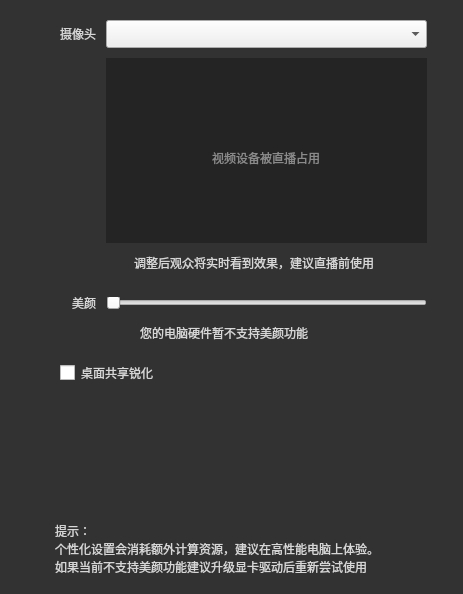
            <widget class="QWidget" name="page">
             <layout class="QHBoxLayout" name="horizontalLayout_30">
              <property name="spacing">
               <number>0</number>
              </property>
              <property name="leftMargin">
               <number>0</number>
              </property>
              <property name="topMargin">
               <number>0</number>
              </property>
              <property name="rightMargin">
               <number>0</number>
              </property>
              <property name="bottomMargin">
               <number>0</number>
              </property>
              <item>
               <widget class="QWidget" name="widget_19" native="true">
                <property name="styleSheet">
                 <string notr="true">QWidget#widget_19{background-color: rgb(50, 50, 50);}
</string>
                </property>
                <layout class="QVBoxLayout" name="verticalLayout_20">
                 <property name="spacing">
                  <number>10</number>
                 </property>
                 <property name="leftMargin">
                  <number>20</number>
                 </property>
                 <property name="topMargin">
                  <number>20</number>
                 </property>
                 <property name="rightMargin">
                  <number>36</number>
                 </property>
                 <property name="bottomMargin">
                  <number>9</number>
                 </property>
                 <item>
                  <widget class="QWidget" name="widget_20" native="true">
                   <layout class="QHBoxLayout" name="horizontalLayout_42">
                    <property name="spacing">
                     <number>10</number>
                    </property>
                    <property name="leftMargin">
                     <number>0</number>
                    </property>
                    <property name="topMargin">
                     <number>0</number>
                    </property>
                    <property name="rightMargin">
                     <number>0</number>
                    </property>
                    <property name="bottomMargin">
                     <number>0</number>
                    </property>
                    <item>
                     <spacer name="horizontalSpacer_22">
                      <property name="orientation">
                       <enum>Qt::Horizontal</enum>
                      </property>
                      <property name="sizeHint" stdset="0">
                       <size>
                        <width>40</width>
                        <height>20</height>
                       </size>
                      </property>
                     </spacer>
                    </item>
                    <item alignment="Qt::AlignRight">
                     <widget class="QLabel" name="label_38">
                      <property name="styleSheet">
                       <string notr="true">font-size : 12px;
font-family : 微软雅黑;
color : #D6D6D6;</string>
                      </property>
                      <property name="text">
                       <string>摄像头</string>
                      </property>
                     </widget>
                    </item>
                    <item>
                     <widget class="ComboBox" name="comboBox_beautyCamera">
                      <property name="minimumSize">
                       <size>
                        <width>321</width>
                        <height>28</height>
                       </size>
                      </property>
                      <property name="maximumSize">
                       <size>
                        <width>321</width>
                        <height>28</height>
                       </size>
                      </property>
                      <property name="styleSheet">
                       <string notr="true"/>
                      </property>
                     </widget>
                    </item>
                   </layout>
                  </widget>
                 </item>
                 <item>
                  <widget class="QWidget" name="widget_21" native="true">
                   <layout class="QHBoxLayout" name="horizontalLayout_45">
                    <property name="spacing">
                     <number>0</number>
                    </property>
                    <property name="leftMargin">
                     <number>0</number>
                    </property>
                    <property name="topMargin">
                     <number>0</number>
                    </property>
                    <property name="rightMargin">
                     <number>0</number>
                    </property>
                    <property name="bottomMargin">
                     <number>0</number>
                    </property>
                    <item>
                     <spacer name="horizontalSpacer_36">
                      <property name="orientation">
                       <enum>Qt::Horizontal</enum>
                      </property>
                      <property name="sizeHint" stdset="0">
                       <size>
                        <width>40</width>
                        <height>20</height>
                       </size>
                      </property>
                     </spacer>
                    </item>
                    <item>
                     <widget class="QStackedWidget" name="stackedWidget_beauty">
                      <property name="minimumSize">
                       <size>
                        <width>321</width>
                        <height>185</height>
                       </size>
                      </property>
                      <property name="maximumSize">
                       <size>
                        <width>321</width>
                        <height>185</height>
                       </size>
                      </property>
                      <property name="currentIndex">
                       <number>1</number>
                      </property>
                      <widget class="QWidget" name="page_1">
                       <layout class="QVBoxLayout" name="verticalLayout_24">
                        <property name="spacing">
                         <number>0</number>
                        </property>
                        <property name="leftMargin">
                         <number>0</number>
                        </property>
                        <property name="topMargin">
                         <number>0</number>
                        </property>
                        <property name="rightMargin">
                         <number>0</number>
                        </property>
                        <property name="bottomMargin">
                         <number>0</number>
                        </property>
                       </layout>
                      </widget>
                      <widget class="QWidget" name="page_render">
                       <property name="styleSheet">
                        <string notr="true">background-color: rgb(36, 36, 36);</string>
                       </property>
                       <layout class="QVBoxLayout" name="verticalLayout_22">
                        <property name="spacing">
                         <number>0</number>
                        </property>
                        <property name="leftMargin">
                         <number>0</number>
                        </property>
                        <property name="topMargin">
                         <number>0</number>
                        </property>
                        <property name="rightMargin">
                         <number>0</number>
                        </property>
                        <property name="bottomMargin">
                         <number>0</number>
                        </property>
                        <item>
                         <spacer name="verticalSpacer_13">
                          <property name="orientation">
                           <enum>Qt::Vertical</enum>
                          </property>
                          <property name="sizeHint" stdset="0">
                           <size>
                            <width>20</width>
                            <height>41</height>
                           </size>
                          </property>
                         </spacer>
                        </item>
                        <item>
                         <widget class="QWidget" name="widget_deviceNotice_2" native="true">
                          <layout class="QVBoxLayout" name="verticalLayout_21">
                           <property name="spacing">
                            <number>6</number>
                           </property>
                           <property name="leftMargin">
                            <number>0</number>
                           </property>
                           <property name="topMargin">
                            <number>0</number>
                           </property>
                           <property name="rightMargin">
                            <number>0</number>
                           </property>
                           <property name="bottomMargin">
                            <number>0</number>
                           </property>
                           <item alignment="Qt::AlignHCenter">
                            <widget class="QLabel" name="label_18">
                             <property name="minimumSize">
                              <size>
                               <width>45</width>
                               <height>53</height>
                              </size>
                             </property>
                             <property name="maximumSize">
                              <size>
                               <width>45</width>
                               <height>53</height>
                              </size>
                             </property>
                             <property name="styleSheet">
                              <string notr="true">border-image: url(:/vhallActive/img/vhallactive/camera.png);</string>
                             </property>
                             <property name="text">
                              <string/>
                             </property>
                            </widget>
                           </item>
                           <item alignment="Qt::AlignHCenter">
                            <widget class="QLabel" name="label_19">
                             <property name="styleSheet">
                              <string notr="true">color: rgb(138, 138, 138);
font: 12pt &quot;微软雅黑&quot;;</string>
                             </property>
                             <property name="text">
                              <string>视频设备被直播占用</string>
                             </property>
                            </widget>
                           </item>
                          </layout>
                         </widget>
                        </item>
                        <item>
                         <spacer name="verticalSpacer_18">
                          <property name="orientation">
                           <enum>Qt::Vertical</enum>
                          </property>
                          <property name="sizeHint" stdset="0">
                           <size>
                            <width>20</width>
                            <height>84</height>
                           </size>
                          </property>
                         </spacer>
                        </item>
                       </layout>
                      </widget>
                     </widget>
                    </item>
                   </layout>
                  </widget>
                 </item>
                 <item>
                  <widget class="QWidget" name="widget_22" native="true">
                   <layout class="QHBoxLayout" name="horizontalLayout_46">
                    <property name="spacing">
                     <number>0</number>
                    </property>
                    <property name="leftMargin">
                     <number>60</number>
                    </property>
                    <property name="topMargin">
                     <number>0</number>
                    </property>
                    <property name="rightMargin">
                     <number>0</number>
                    </property>
                    <property name="bottomMargin">
                     <number>0</number>
                    </property>
                    <item>
                     <spacer name="horizontalSpacer_39">
                      <property name="orientation">
                       <enum>Qt::Horizontal</enum>
                      </property>
                      <property name="sizeHint" stdset="0">
                       <size>
                        <width>40</width>
                        <height>20</height>
                       </size>
                      </property>
                     </spacer>
                    </item>
                    <item>
                     <widget class="QLabel" name="label_34">
                      <property name="styleSheet">
                       <string notr="true">font-size : 12px;
font-family : 微软雅黑;
color : #D6D6D6;</string>
                      </property>
                      <property name="text">
                       <string>调整后观众将实时看到效果，建议直播前使用</string>
                      </property>
                     </widget>
                    </item>
                    <item>
                     <spacer name="horizontalSpacer_40">
                      <property name="orientation">
                       <enum>Qt::Horizontal</enum>
                      </property>
                      <property name="sizeHint" stdset="0">
                       <size>
                        <width>40</width>
                        <height>20</height>
                       </size>
                      </property>
                     </spacer>
                    </item>
                   </layout>
                  </widget>
                 </item>
                 <item>
                  <widget class="QWidget" name="widget_23" native="true">
                   <layout class="QHBoxLayout" name="horizontalLayout_43">
                    <property name="spacing">
                     <number>10</number>
                    </property>
                    <property name="leftMargin">
                     <number>0</number>
                    </property>
                    <property name="topMargin">
                     <number>10</number>
                    </property>
                    <property name="rightMargin">
                     <number>0</number>
                    </property>
                    <property name="bottomMargin">
                     <number>0</number>
                    </property>
                    <item>
                     <spacer name="horizontalSpacer_18">
                      <property name="orientation">
                       <enum>Qt::Horizontal</enum>
                      </property>
                      <property name="sizeHint" stdset="0">
                       <size>
                        <width>40</width>
                        <height>20</height>
                       </size>
                      </property>
                     </spacer>
                    </item>
                    <item alignment="Qt::AlignRight">
                     <widget class="QLabel" name="label_35">
                      <property name="styleSheet">
                       <string notr="true">font-size : 12px;
font-family : 微软雅黑;
color : #D6D6D6;</string>
                      </property>
                      <property name="text">
                       <string>美颜</string>
                      </property>
                     </widget>
                    </item>
                    <item>
                     <widget class="QSlider" name="horizontalSlider_Beauty">
                      <property name="minimumSize">
                       <size>
                        <width>321</width>
                        <height>12</height>
                       </size>
                      </property>
                      <property name="maximumSize">
                       <size>
                        <width>321</width>
                        <height>12</height>
                       </size>
                      </property>
                      <property name="orientation">
                       <enum>Qt::Horizontal</enum>
                      </property>
                     </widget>
                    </item>
                   </layout>
                  </widget>
                 </item>
                 <item>
                  <widget class="QWidget" name="widget_26" native="true">
                   <layout class="QHBoxLayout" name="horizontalLayout_31">
                    <property name="spacing">
                     <number>0</number>
                    </property>
                    <property name="leftMargin">
                     <number>0</number>
                    </property>
                    <property name="topMargin">
                     <number>0</number>
                    </property>
                    <property name="rightMargin">
                     <number>0</number>
                    </property>
                    <property name="bottomMargin">
                     <number>0</number>
                    </property>
                    <item>
                     <spacer name="horizontalSpacer_23">
                      <property name="orientation">
                       <enum>Qt::Horizontal</enum>
                      </property>
                      <property name="sizeHint" stdset="0">
                       <size>
                        <width>40</width>
                        <height>20</height>
                       </size>
                      </property>
                     </spacer>
                    </item>
                    <item>
                     <widget class="QLabel" name="label_20">
                      <property name="styleSheet">
                       <string notr="true">font-size : 12px;
font-family : 微软雅黑;
color : #D6D6D6;</string>
                      </property>
                      <property name="text">
                       <string>您的电脑硬件暂不支持美颜功能</string>
                      </property>
                     </widget>
                    </item>
                    <item>
                     <spacer name="horizontalSpacer_24">
                      <property name="orientation">
                       <enum>Qt::Horizontal</enum>
                      </property>
                      <property name="sizeHint" stdset="0">
                       <size>
                        <width>40</width>
                        <height>20</height>
                       </size>
                      </property>
                     </spacer>
                    </item>
                   </layout>
                  </widget>
                 </item>
                 <item>
                  <widget class="QWidget" name="widget_24" native="true">
                   <layout class="QHBoxLayout" name="horizontalLayout_44">
                    <property name="leftMargin">
                     <number>40</number>
                    </property>
                    <property name="topMargin">
                     <number>10</number>
                    </property>
                    <property name="rightMargin">
                     <number>0</number>
                    </property>
                    <property name="bottomMargin">
                     <number>0</number>
                    </property>
                    <item>
                     <widget class="QCheckBox" name="checkBox_desktopEnHance">
                      <property name="styleSheet">
                       <string notr="true">QCheckBox {font: 12px bold; color: rgb(214, 214, 214);}
QCheckBox:disabled {font: 12px bold; color: rgb(142, 142, 142);}
QCheckBox::indicator {width: 15px; height: 15px;}
QCheckBox::indicator:checked {border-image:url(:/sysButton/img/sysButton/check.png);}
QCheckBox::indicator:unchecked {border-image:url(:/sysButton/img/sysButton/uncheck.png);}
QCheckBox::indicator:checked:disabled {border-image:url(:/sysButton/img/sysButton/check.png);}
QCheckBox::indicator:unchecked:disabled {border-image:url(:/sysButton/img/sysButton/uncheck.png);}</string>
                      </property>
                      <property name="text">
                       <string>桌面共享锐化</string>
                      </property>
                     </widget>
                    </item>
                    <item>
                     <widget class="QLabel" name="label_desktop_hance">
                      <property name="minimumSize">
                       <size>
                        <width>14</width>
                        <height>14</height>
                       </size>
                      </property>
                      <property name="maximumSize">
                       <size>
                        <width>14</width>
                        <height>14</height>
                       </size>
                      </property>
                      <property name="styleSheet">
                       <string notr="true">border-image: url(:/sysButton/img/sysButton/noiseTips.png);</string>
                      </property>
                      <property name="text">
                       <string/>
                      </property>
                     </widget>
                    </item>
                    <item>
                     <spacer name="horizontalSpacer_20">
                      <property name="orientation">
                       <enum>Qt::Horizontal</enum>
                      </property>
                      <property name="sizeHint" stdset="0">
                       <size>
                        <width>40</width>
                        <height>20</height>
                       </size>
                      </property>
                     </spacer>
                    </item>
                   </layout>
                  </widget>
                 </item>
                 <item>
                  <spacer name="verticalSpacer_17">
                   <property name="orientation">
                    <enum>Qt::Vertical</enum>
                   </property>
                   <property name="sizeHint" stdset="0">
                    <size>
                     <width>20</width>
                     <height>40</height>
                    </size>
                   </property>
                  </spacer>
                 </item>
                 <item>
                  <spacer name="verticalSpacer_20">
                   <property name="orientation">
                    <enum>Qt::Vertical</enum>
                   </property>
                   <property name="sizeHint" stdset="0">
                    <size>
                     <width>20</width>
                     <height>40</height>
                    </size>
                   </property>
                  </spacer>
                 </item>
                 <item>
                  <spacer name="verticalSpacer_21">
                   <property name="orientation">
                    <enum>Qt::Vertical</enum>
                   </property>
                   <property name="sizeHint" stdset="0">
                    <size>
                     <width>20</width>
                     <height>40</height>
                    </size>
                   </property>
                  </spacer>
                 </item>
                 <item>
                  <widget class="QWidget" name="widget_25" native="true">
                   <layout class="QHBoxLayout" name="horizontalLayout_47">
                    <property name="leftMargin">
                     <number>35</number>
                    </property>
                    <item>
                     <widget class="QLabel" name="label_33">
                      <property name="styleSheet">
                       <string notr="true">font-size : 12px;
font-family : 微软雅黑;
color : #D6D6D6;</string>
                      </property>
                      <property name="text">
                       <string>提示：
个性化设置会消耗额外计算资源，建议在高性能电脑上体验。
如果当前不支持美颜功能建议升级显卡驱动后重新尝试使用</string>
                      </property>
                     </widget>
                    </item>
                   </layout>
                  </widget>
                 </item>
                </layout>
               </widget>
              </item>
             </layout>
            </widget>
